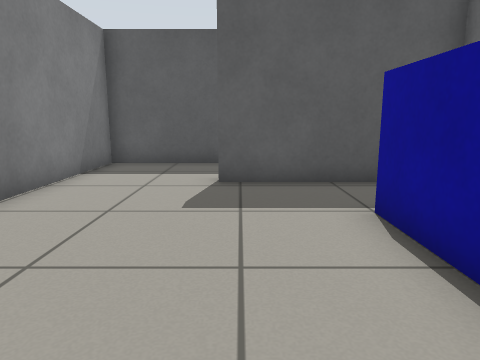
View 1 (above)

12 first-person views from a walk through a robot-simulator world made for Gazebo. The camera is 0.68 m above the floor, tilts 10° down and sees 70° across. The floor is counted in squares, 0.5 m on a side. Each view is taken from the middle of a square. On the plan, view 1 faces up. The plan holds only what a view shows up to about 15 squares ahead; the rest is blank.

View 2
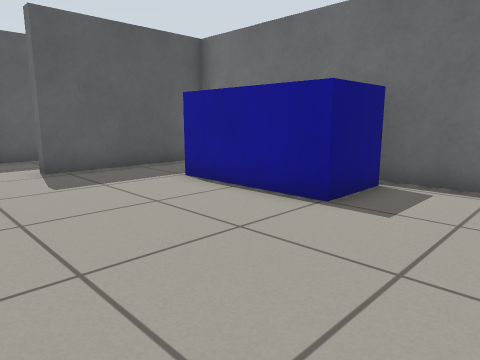

View 3
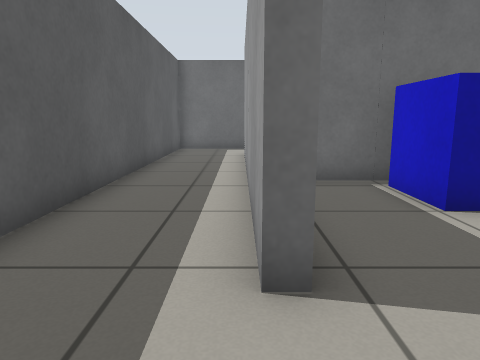

View 4
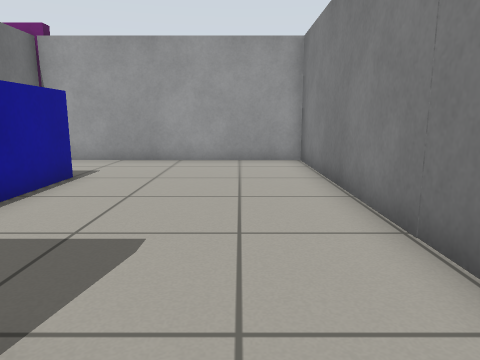

View 5
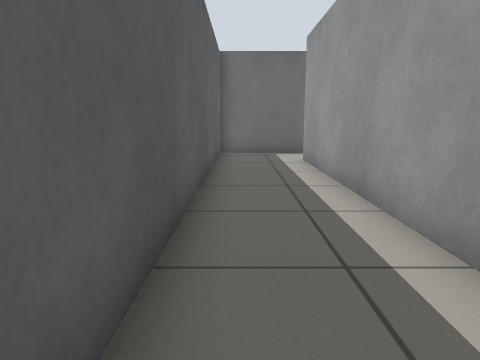

View 6
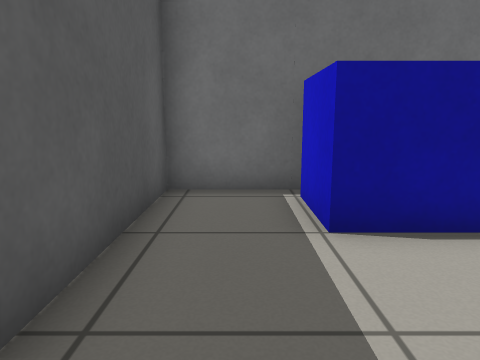

View 7
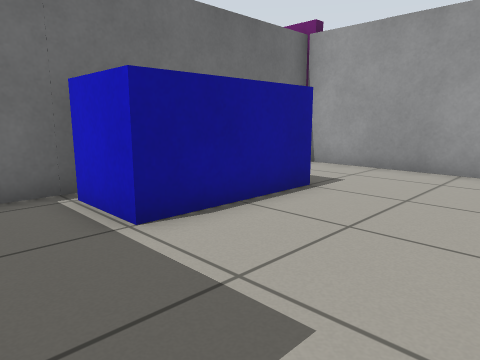

View 8
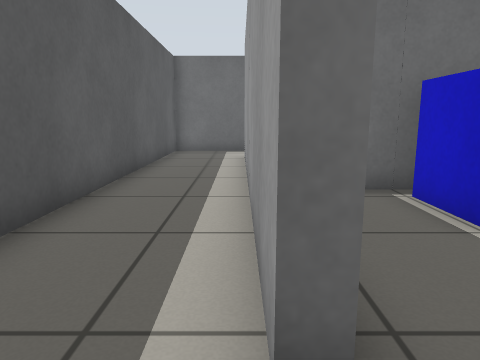

View 9
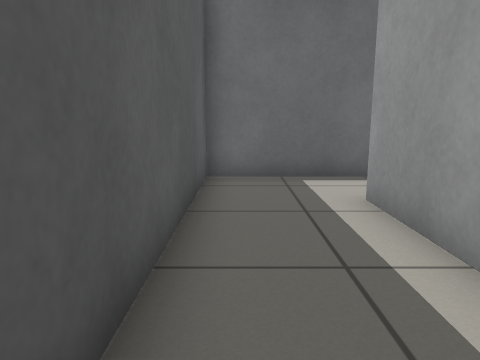

View 10
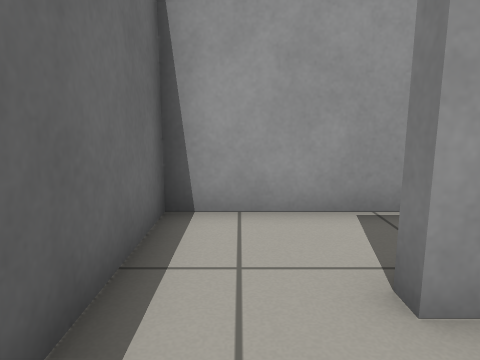

View 11
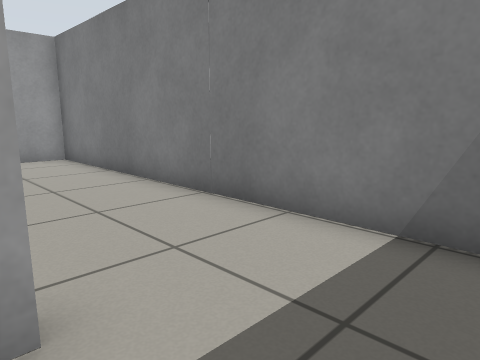

View 12
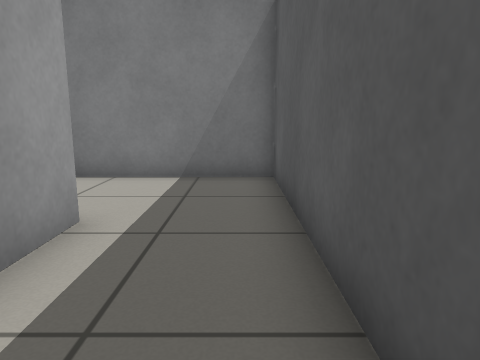

### Floor plan
Ten units are one square. View 1 is at (0, 0); x grows to the right and y downward. Boxes are objects, and circles mark ways between rooms. Rooms are numbered by the first view taken in them; rooms with no view inside come last. Other rooms are left out.
<svg viewBox="-46 -113 182 144">
<path fill="none" stroke="#000" d="M-41 -66 -41 26 46 26 46 -74 -5 -74M-5 -74 -5 -78 108 -78 108 -74M131 -65 131 -108 -41 -108 -41 -66"/>
<rect x="15" y="-55" width="30" height="50" fill="#bbb"><title>blue box</title></rect>
<circle cx="-20" cy="-75" r="3" fill="#2a7"/>
<text x="0" y="-20">1</text>
<text x="40" y="-90">2</text>
</svg>
Room 1 opens to room 2.

Where each view was taken, in squares from view 1:
view 1: 0 up, 0 right, facing up
view 2: 2 down, 3 left, facing up-right
view 3: 8 up, 3 left, facing right
view 4: 9 up, 2 left, facing down
view 5: 10 up, 1 left, facing right
view 6: 6 up, 2 left, facing right
view 7: 7 up, 2 left, facing down-right
view 8: 8 up, 2 left, facing right
view 9: 10 up, 5 right, facing right
view 10: 10 up, 12 right, facing down
view 11: 10 up, 0 right, facing down-left
view 12: 10 up, 4 right, facing left
